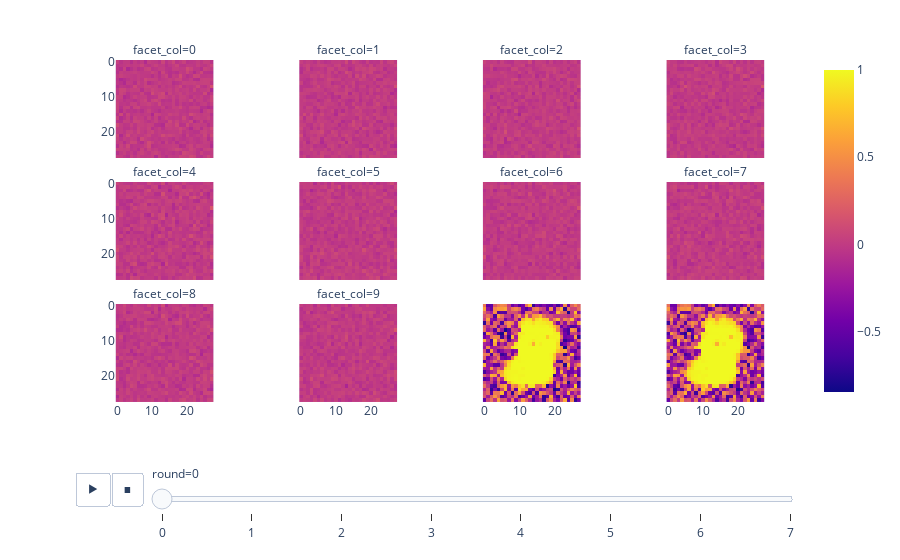

Here is the notebook cell this chart was saved with:
### Code cell
from winsound import Beep
from IPython.display import clear_output
for _ in range(20):
    trainer.train(data_set,2)
    x = torch.randn(10,100)
    generator.eval()
    out = generator(x)
    all_out = torch.cat((all_out,out))
    im = all_out.detach().reshape(-1,10,28,28)
    clear_output(wait=True)
    px.imshow(im,animation_frame=0,facet_col=1,facet_col_wrap=4,labels={"animation_frame":"round"}).show()
    Beep(400, 250)

### Figure 1 — Plotly figure (JSON) as saved in the notebook; plotly's stock layout.template omitted (floating-point values rounded to 4 significant figures; data arrays with more than 128 entries replaced by an {"elided": "..."} marker saying what was removed)
{"data": [{"coloraxis": "coloraxis", "hovertemplate": "x: %{x}<br>y: %{y}<br>color: %{z}<extra></extra>", "name": "0", "type": "heatmap", "xaxis": "x9", "yaxis": "y9", "z": {"elided": "28x28 float values"}}, {"coloraxis": "coloraxis", "hovertemplate": "x: %{x}<br>y: %{y}<br>color: %{z}<extra></extra>", "name": "1", "type": "heatmap", "xaxis": "x10", "yaxis": "y10", "z": {"elided": "28x28 float values"}}, {"coloraxis": "coloraxis", "hovertemplate": "x: %{x}<br>y: %{y}<br>color: %{z}<extra></extra>", "name": "2", "type": "heatmap", "xaxis": "x11", "yaxis": "y11", "z": {"elided": "28x28 float values"}}, {"coloraxis": "coloraxis", "hovertemplate": "x: %{x}<br>y: %{y}<br>color: %{z}<extra></extra>", "name": "3", "type": "heatmap", "xaxis": "x12", "yaxis": "y12", "z": {"elided": "28x28 float values"}}, {"coloraxis": "coloraxis", "hovertemplate": "x: %{x}<br>y: %{y}<br>color: %{z}<extra></extra>", "name": "4", "type": "heatmap", "xaxis": "x5", "yaxis": "y5", "z": {"elided": "28x28 float values"}}, {"coloraxis": "coloraxis", "hovertemplate": "x: %{x}<br>y: %{y}<br>color: %{z}<extra></extra>", "name": "5", "type": "heatmap", "xaxis": "x6", "yaxis": "y6", "z": {"elided": "28x28 float values"}}, {"coloraxis": "coloraxis", "hovertemplate": "x: %{x}<br>y: %{y}<br>color: %{z}<extra></extra>", "name": "6", "type": "heatmap", "xaxis": "x7", "yaxis": "y7", "z": {"elided": "28x28 float values"}}, {"coloraxis": "coloraxis", "hovertemplate": "x: %{x}<br>y: %{y}<br>color: %{z}<extra></extra>", "name": "7", "type": "heatmap", "xaxis": "x8", "yaxis": "y8", "z": {"elided": "28x28 float values"}}, {"coloraxis": "coloraxis", "hovertemplate": "x: %{x}<br>y: %{y}<br>color: %{z}<extra></extra>", "name": "8", "type": "heatmap", "xaxis": "x", "yaxis": "y", "z": {"elided": "28x28 float values"}}, {"coloraxis": "coloraxis", "hovertemplate": "x: %{x}<br>y: %{y}<br>color: %{z}<extra></extra>", "name": "9", "type": "heatmap", "xaxis": "x2", "yaxis": "y2", "z": {"elided": "28x28 float values"}}, {"coloraxis": "coloraxis", "hovertemplate": "x: %{x}<br>y: %{y}<br>color: %{z}<extra></extra>", "name": "10", "type": "heatmap", "xaxis": "x3", "yaxis": "y3", "z": {"elided": "28x28 float values"}}, {"coloraxis": "coloraxis", "hovertemplate": "x: %{x}<br>y: %{y}<br>color: %{z}<extra></extra>", "name": "11", "type": "heatmap", "xaxis": "x4", "yaxis": "y4", "z": {"elided": "28x28 float values"}}], "layout": {"annotations": [{"font": {}, "showarrow": false, "text": "facet_col=8", "x": 0.1175, "xanchor": "center", "xref": "paper", "y": 0.2867, "yanchor": "bottom", "yref": "paper"}, {"font": {}, "showarrow": false, "text": "facet_col=9", "x": 0.3725, "xanchor": "center", "xref": "paper", "y": 0.2867, "yanchor": "bottom", "yref": "paper"}, {"font": {}, "showarrow": false, "text": "facet_col=4", "x": 0.1175, "xanchor": "center", "xref": "paper", "y": 0.6433, "yanchor": "bottom", "yref": "paper"}, {"font": {}, "showarrow": false, "text": "facet_col=5", "x": 0.3725, "xanchor": "center", "xref": "paper", "y": 0.6433, "yanchor": "bottom", "yref": "paper"}, {"font": {}, "showarrow": false, "text": "facet_col=6", "x": 0.6275, "xanchor": "center", "xref": "paper", "y": 0.6433, "yanchor": "bottom", "yref": "paper"}, {"font": {}, "showarrow": false, "text": "facet_col=7", "x": 0.8825, "xanchor": "center", "xref": "paper", "y": 0.6433, "yanchor": "bottom", "yref": "paper"}, {"font": {}, "showarrow": false, "text": "facet_col=0", "x": 0.1175, "xanchor": "center", "xref": "paper", "y": 1.0, "yanchor": "bottom", "yref": "paper"}, {"font": {}, "showarrow": false, "text": "facet_col=1", "x": 0.3725, "xanchor": "center", "xref": "paper", "y": 1.0, "yanchor": "bottom", "yref": "paper"}, {"font": {}, "showarrow": false, "text": "facet_col=2", "x": 0.6275, "xanchor": "center", "xref": "paper", "y": 1.0, "yanchor": "bottom", "yref": "paper"}, {"font": {}, "showarrow": false, "text": "facet_col=3", "x": 0.8825, "xanchor": "center", "xref": "paper", "y": 1.0, "yanchor": "bottom", "yref": "paper"}], "coloraxis": {"colorscale": [[0, "#0d0887"], [0.1111, "#46039f"], [0.2222, "#7201a8"], [0.3333, "#9c179e"], [0.4444, "#bd3786"], [0.5556, "#d8576b"], [0.6667, "#ed7953"], [0.7778, "#fb9f3a"], [0.8889, "#fdca26"], [1, "#f0f921"]]}, "margin": {"t": 60}, "sliders": [{"active": 0, "currentvalue": {"prefix": "round="}, "len": 0.9, "pad": {"b": 10, "t": 60}, "steps": [{"args": [["0"], {"frame": {"duration": 0, "redraw": true}, "fromcurrent": true, "mode": "immediate", "transition": {"duration": 0, "easing": "linear"}}], "label": "0", "method": "animate"}, {"args": [["1"], {"frame": {"duration": 0, "redraw": true}, "fromcurrent": true, "mode": "immediate", "transition": {"duration": 0, "easing": "linear"}}], "label": "1", "method": "animate"}, {"args": [["2"], {"frame": {"duration": 0, "redraw": true}, "fromcurrent": true, "mode": "immediate", "transition": {"duration": 0, "easing": "linear"}}], "label": "2", "method": "animate"}, {"args": [["3"], {"frame": {"duration": 0, "redraw": true}, "fromcurrent": true, "mode": "immediate", "transition": {"duration": 0, "easing": "linear"}}], "label": "3", "method": "animate"}, {"args": [["4"], {"frame": {"duration": 0, "redraw": true}, "fromcurrent": true, "mode": "immediate", "transition": {"duration": 0, "easing": "linear"}}], "label": "4", "method": "animate"}, {"args": [["5"], {"frame": {"duration": 0, "redraw": true}, "fromcurrent": true, "mode": "immediate", "transition": {"duration": 0, "easing": "linear"}}], "label": "5", "method": "animate"}, {"args": [["6"], {"frame": {"duration": 0, "redraw": true}, "fromcurrent": true, "mode": "immediate", "transition": {"duration": 0, "easing": "linear"}}], "label": "6", "method": "animate"}, {"args": [["7"], {"frame": {"duration": 0, "redraw": true}, "fromcurrent": true, "mode": "immediate", "transition": {"duration": 0, "easing": "linear"}}], "label": "7", "method": "animate"}], "x": 0.1, "xanchor": "left", "y": 0, "yanchor": "top"}], "updatemenus": [{"buttons": [{"args": [null, {"frame": {"duration": 500, "redraw": true}, "fromcurrent": true, "mode": "immediate", "transition": {"duration": 500, "easing": "linear"}}], "label": "&#9654;", "method": "animate"}, {"args": [[null], {"frame": {"duration": 0, "redraw": true}, "fromcurrent": true, "mode": "immediate", "transition": {"duration": 0, "easing": "linear"}}], "label": "&#9724;", "method": "animate"}], "direction": "left", "pad": {"r": 10, "t": 70}, "showactive": false, "type": "buttons", "x": 0.1, "xanchor": "right", "y": 0, "yanchor": "top"}], "xaxis": {"anchor": "y", "constrain": "domain", "domain": [0, 0.235], "scaleanchor": "y"}, "xaxis10": {"anchor": "y10", "domain": [0.255, 0.49], "matches": "x", "showticklabels": false}, "xaxis11": {"anchor": "y11", "domain": [0.51, 0.745], "matches": "x", "showticklabels": false}, "xaxis12": {"anchor": "y12", "domain": [0.765, 1.0], "matches": "x", "showticklabels": false}, "xaxis2": {"anchor": "y2", "domain": [0.255, 0.49], "matches": "x"}, "xaxis3": {"anchor": "y3", "domain": [0.51, 0.745], "matches": "x"}, "xaxis4": {"anchor": "y4", "domain": [0.765, 1.0], "matches": "x"}, "xaxis5": {"anchor": "y5", "domain": [0, 0.235], "matches": "x", "showticklabels": false}, "xaxis6": {"anchor": "y6", "domain": [0.255, 0.49], "matches": "x", "showticklabels": false}, "xaxis7": {"anchor": "y7", "domain": [0.51, 0.745], "matches": "x", "showticklabels": false}, "xaxis8": {"anchor": "y8", "domain": [0.765, 1.0], "matches": "x", "showticklabels": false}, "xaxis9": {"anchor": "y9", "domain": [0, 0.235], "matches": "x", "showticklabels": false}, "yaxis": {"anchor": "x", "autorange": "reversed", "constrain": "domain", "domain": [0, 0.2867]}, "yaxis10": {"anchor": "x10", "domain": [0.7133, 1.0], "matches": "y", "showticklabels": false}, "yaxis11": {"anchor": "x11", "domain": [0.7133, 1.0], "matches": "y", "showticklabels": false}, "yaxis12": {"anchor": "x12", "domain": [0.7133, 1.0], "matches": "y", "showticklabels": false}, "yaxis2": {"anchor": "x2", "domain": [0, 0.2867], "matches": "y", "showticklabels": false}, "yaxis3": {"anchor": "x3", "domain": [0, 0.2867], "matches": "y", "showticklabels": false}, "yaxis4": {"anchor": "x4", "domain": [0, 0.2867], "matches": "y", "showticklabels": false}, "yaxis5": {"anchor": "x5", "domain": [0.3567, 0.6433], "matches": "y"}, "yaxis6": {"anchor": "x6", "domain": [0.3567, 0.6433], "matches": "y", "showticklabels": false}, "yaxis7": {"anchor": "x7", "domain": [0.3567, 0.6433], "matches": "y", "showticklabels": false}, "yaxis8": {"anchor": "x8", "domain": [0.3567, 0.6433], "matches": "y", "showticklabels": false}, "yaxis9": {"anchor": "x9", "domain": [0.7133, 1.0], "matches": "y"}}}
